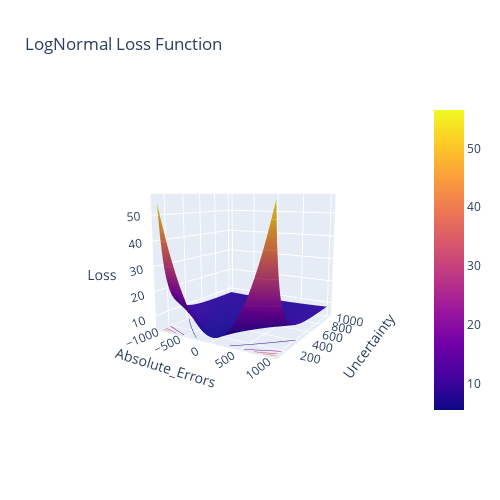

Here is the notebook cell this chart was saved with:
### Code cell
fig = go.Figure(data = [go.Surface(z = z, x = x, y = y)])
fig.update_layout(title = "LogNormal Loss Function", scene = dict(xaxis_title = "Absolute_Errors",yaxis_title = "Uncertainty", zaxis_title = "Loss"), autosize = False,
width = 500, height = 500)
fig.update_traces(contours_z = dict(show = True, usecolormap = True, highlightcolor = "limegreen", project_z = True))
fig.update_scenes(camera_eye_x = 1.5, camera_eye_y = -2.5, camera_eye_z = 0.5)

### Figure 1 — Plotly figure (JSON) as saved in the notebook; plotly's stock layout.template omitted (floating-point values rounded to 4 significant figures; data arrays with more than 128 entries replaced by an {"elided": "..."} marker saying what was removed)
{"data": [{"contours": {"z": {"highlightcolor": "limegreen", "project": {"z": true}, "show": true, "usecolormap": true}}, "type": "surface", "x": {"elided": "100x100 float values"}, "y": {"elided": "100x100 float values"}, "z": {"elided": "100x100 float values"}}], "layout": {"autosize": false, "height": 500, "scene": {"camera": {"eye": {"x": 1.5, "y": -2.5, "z": 0.5}}, "xaxis": {"title": {"text": "Absolute_Errors"}}, "yaxis": {"title": {"text": "Uncertainty"}}, "zaxis": {"title": {"text": "Loss"}}}, "title": {"text": "LogNormal Loss Function"}, "width": 500}}
